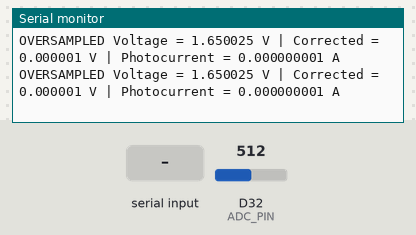
The sketch below on a simulated Arduino Due. On the bench: the last lines printed to the serial monitor. The inputs (shaded band) are chosen by the test bench; at power-on: D32 (ADC_PIN) = 512 (analog values on the 0–1023 scale).

Above: at 7.6 s.
7.7 s: "p" received over Serial
At 8.01 s:
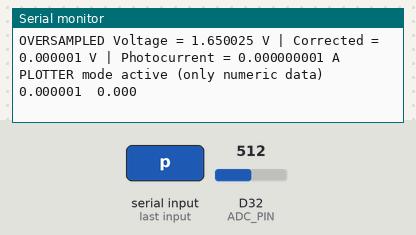
9.3 s: "P" received over Serial
At 9.61 s:
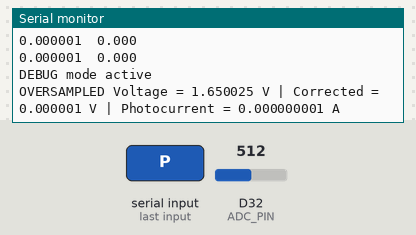
10.9 s: D32 (ADC_PIN) set to 716
At 11.22 s:
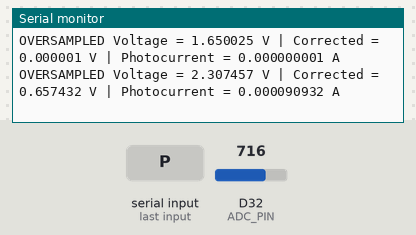
12.4 s: D32 (ADC_PIN) set to 900
At 12.59 s:
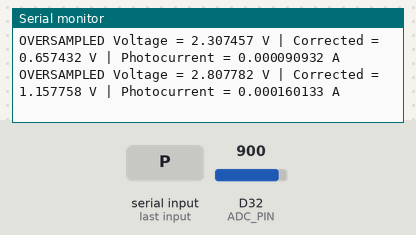
Timing chart, 0 to 14.9 s (numbered marks = the images above; inputs shaded):
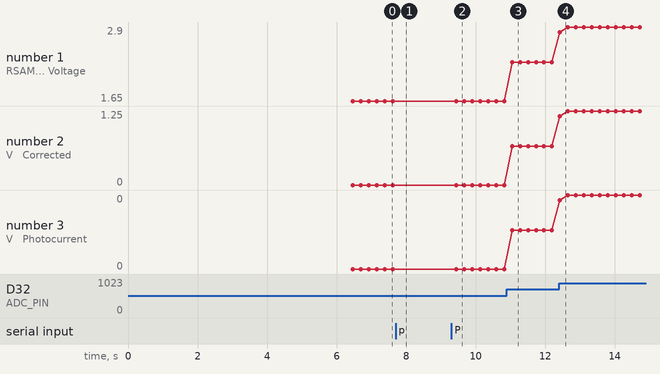

Measured:
- after the input at 7.7 s, the serial monitor: prints a new line after 0.11 s (image 1)
- after the input at 9.3 s, the serial monitor: prints a new line after 0.11 s (image 2)
- after the input at 10.9 s, the serial monitor: prints a new line after 0.15 s (image 3)
- after the input at 12.4 s, the serial monitor: prints a new line at once (image 4)
- plotted number 1: 1.65 → 2.31 after the input at 10.9 s, 2.31 → 2.9 after the input at 12.4 s
- plotted number 2: 0 → 0.66 after the input at 10.9 s, 0.66 → 1.25 after the input at 12.4 s
- plotted number 3: 0 → 0 after the input at 10.9 s, 0 → 0 after the input at 12.4 s

The sketch:

debugPhosphateDriver.ino
```cpp
#define ADC_PIN 32
#define VREF 3.3
#define ADC_RES 4095.0  // 12-bit native
#define Rf 7230.0       // Ohms

#define OVERSAMPLE_BITS 4   // +4 bits = 16-bit effective resolution
#define OVERSAMPLE_COUNT (1 << (2 * OVERSAMPLE_BITS))

float darkVoltage = 0.0;
bool plotMode = false; // false = debug text, true = serial plotter

// --- Oversampled ADC read ---
uint32_t readOversampledADC() {
  uint32_t sum = 0;
  for (int i = 0; i < OVERSAMPLE_COUNT; i++) {
    sum += analogRead(ADC_PIN);
  }
  sum /= OVERSAMPLE_COUNT;
  return sum << OVERSAMPLE_BITS;
}

// --- Convert oversampled ADC to voltage ---
float oversampleToVoltage(uint32_t raw16) {
  return (raw16 / 65535.0) * VREF;
}

// --- Convert voltage to photocurrent ---
float voltageToPhotocurrent(float voltage) {
  return voltage / Rf;
}

// --- Dark current calibration ---
void calibrateDarkCurrent() {
  Serial.println("Calibrating dark current... Please cover photodiode!");
  delay(3000);

  float sum = 0.0;
  for (int i = 0; i < 50; i++) {
    uint32_t raw16 = readOversampledADC();
    sum += oversampleToVoltage(raw16);
    delay(20);
  }
  darkVoltage = sum / 50.0;

  if (!plotMode) {
    Serial.print("Dark baseline voltage = ");
    Serial.print(darkVoltage, 6);
    Serial.print(" V | Equivalent current = ");
    Serial.print(voltageToPhotocurrent(darkVoltage), 9);
    Serial.println(" A");
    Serial.println("Calibration complete!\n");
  }
}

void setup() {
  Serial.begin(115200);
  analogReadResolution(12);
  delay(1000);

  Serial.println("\n--- DEBUG + PLOTTER SCRIPT STARTED ---");
  Serial.println("Commands:");
  Serial.println("  c = recalibrate dark current");
  Serial.println("  p = toggle Serial Plotter mode ON/OFF");
  Serial.println("---------------------------------------\n");

  calibrateDarkCurrent();
}

void loop() {
  // --- Handle serial commands ---
  if (Serial.available()) {
    char cmd = Serial.read();
    if (cmd == 'c' || cmd == 'C') {
      calibrateDarkCurrent();
    } else if (cmd == 'p' || cmd == 'P') {
      plotMode = !plotMode;
      if (!plotMode) {
        Serial.println("\nDEBUG mode active\n");
      } else {
        Serial.println("\nPLOTTER mode active (only numeric data)\n");
      }
    }
  }

  // --- Measurement ---
  uint32_t raw16 = readOversampledADC();
  float oversampledVoltage = oversampleToVoltage(raw16);

  float correctedVoltage = oversampledVoltage - darkVoltage;
  if (correctedVoltage < 0) correctedVoltage = 0;

  float photocurrent = voltageToPhotocurrent(correctedVoltage);

  // --- Output modes ---
  if (plotMode) {
    // Serial Plotter expects simple numbers, separated by spaces or tabs
    Serial.print(correctedVoltage, 6); // Voltage
    Serial.print("\t");
    Serial.println(photocurrent * 1e6, 3); // µA
  } else {
    // Debug output
    Serial.print("OVERSAMPLED Voltage = ");
    Serial.print(oversampledVoltage, 6);
    Serial.print(" V | Corrected = ");
    Serial.print(correctedVoltage, 6);
    Serial.print(" V | Photocurrent = ");
    Serial.print(photocurrent, 9);
    Serial.println(" A");
  }

  delay(200);
}
```
